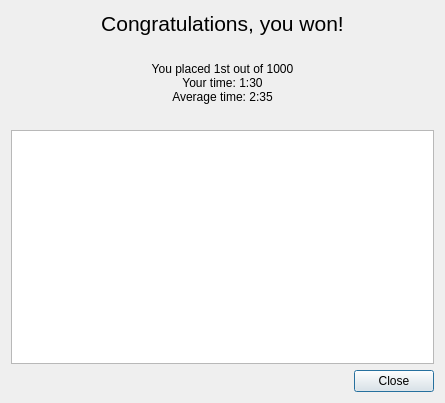
<?xml version="1.0" encoding="UTF-8"?>
<ui version="4.0">
 <class>HighScoreWindow</class>
 <widget class="QDialog" name="HighScoreWindow">
  <property name="geometry">
   <rect>
    <x>0</x>
    <y>0</y>
    <width>445</width>
    <height>403</height>
   </rect>
  </property>
  <property name="windowTitle">
   <string>High Scores</string>
  </property>
  <layout class="QVBoxLayout" name="verticalLayout_2">
   <item>
    <layout class="QVBoxLayout" name="verticalLayout">
     <item>
      <widget class="QLabel" name="titleLabel">
       <property name="font">
        <font>
         <pointsize>16</pointsize>
        </font>
       </property>
       <property name="text">
        <string>Congratulations, you won!</string>
       </property>
       <property name="textFormat">
        <enum>Qt::AutoText</enum>
       </property>
       <property name="alignment">
        <set>Qt::AlignCenter</set>
       </property>
      </widget>
     </item>
     <item>
      <spacer name="verticalSpacer_2">
       <property name="orientation">
        <enum>Qt::Vertical</enum>
       </property>
       <property name="sizeType">
        <enum>QSizePolicy::Preferred</enum>
       </property>
       <property name="sizeHint" stdset="0">
        <size>
         <width>20</width>
         <height>20</height>
        </size>
       </property>
      </spacer>
     </item>
     <item>
      <widget class="QLabel" name="textLabel">
       <property name="text">
        <string>You placed 1st out of 1000
Your time: 1:30
Average time: 2:35</string>
       </property>
       <property name="alignment">
        <set>Qt::AlignCenter</set>
       </property>
      </widget>
     </item>
     <item>
      <spacer name="verticalSpacer">
       <property name="orientation">
        <enum>Qt::Vertical</enum>
       </property>
       <property name="sizeType">
        <enum>QSizePolicy::Preferred</enum>
       </property>
       <property name="sizeHint" stdset="0">
        <size>
         <width>20</width>
         <height>20</height>
        </size>
       </property>
      </spacer>
     </item>
     <item>
      <widget class="QTableView" name="tableView"/>
     </item>
     <item>
      <widget class="QDialogButtonBox" name="buttonBox">
       <property name="orientation">
        <enum>Qt::Horizontal</enum>
       </property>
       <property name="standardButtons">
        <set>QDialogButtonBox::Close</set>
       </property>
      </widget>
     </item>
    </layout>
   </item>
  </layout>
 </widget>
 <resources/>
 <connections>
  <connection>
   <sender>buttonBox</sender>
   <signal>accepted()</signal>
   <receiver>HighScoreWindow</receiver>
   <slot>accept()</slot>
   <hints>
    <hint type="sourcelabel">
     <x>248</x>
     <y>254</y>
    </hint>
    <hint type="destinationlabel">
     <x>157</x>
     <y>274</y>
    </hint>
   </hints>
  </connection>
  <connection>
   <sender>buttonBox</sender>
   <signal>rejected()</signal>
   <receiver>HighScoreWindow</receiver>
   <slot>reject()</slot>
   <hints>
    <hint type="sourcelabel">
     <x>316</x>
     <y>260</y>
    </hint>
    <hint type="destinationlabel">
     <x>286</x>
     <y>274</y>
    </hint>
   </hints>
  </connection>
 </connections>
</ui>
